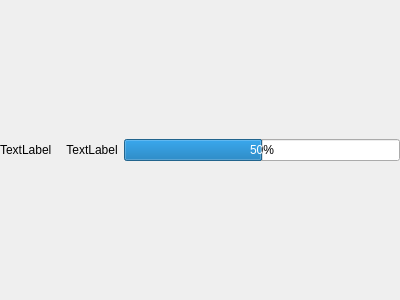
<?xml version="1.0" encoding="UTF-8"?>
<ui version="4.0">
 <class>Channel</class>
 <widget class="QWidget" name="Channel">
  <property name="geometry">
   <rect>
    <x>0</x>
    <y>0</y>
    <width>400</width>
    <height>300</height>
   </rect>
  </property>
  <layout class="QHBoxLayout" name="horizontalLayout">
   <property name="margin">
    <number>0</number>
   </property>
   <item>
    <widget class="QLabel" name="channelId">
     <property name="minimumSize">
      <size>
       <width>60</width>
       <height>0</height>
      </size>
     </property>
     <property name="text">
      <string notr="true">TextLabel</string>
     </property>
    </widget>
   </item>
   <item>
    <widget class="QLabel" name="rawValue">
     <property name="minimumSize">
      <size>
       <width>40</width>
       <height>0</height>
      </size>
     </property>
     <property name="text">
      <string notr="true">TextLabel</string>
     </property>
     <property name="alignment">
      <set>Qt::AlignCenter</set>
     </property>
    </widget>
   </item>
   <item>
    <widget class="QProgressBar" name="progressBar">
     <property name="value">
      <number>50</number>
     </property>
     <property name="format">
      <string notr="true">%p%</string>
     </property>
    </widget>
   </item>
  </layout>
 </widget>
 <resources/>
 <connections/>
</ui>
